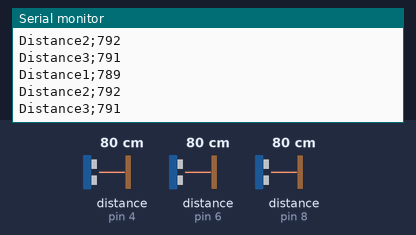
This sketch was run on a simulated Arduino Uno, built with avr-gcc and run on an emulated ATmega328P. On the bench: the last lines printed to the serial monitor. Wiring (inferred from the names in the program): 3 × ultrasonic range finder: trigger pin 3, echo pin 4 / trigger pin 5, echo pin 6 / trigger pin 7, echo pin 8. The test bench sets the inputs (shaded band); at power-on: distance to the obstacle (sensors on pin 4, pin 6, pin 8) 80 cm. The echo pulse lasts 58.3 µs per cm.

Above: at 1.3 s.
1.4 s: distance to the obstacle (sensor on pin 4) set to 2 cm
At 2.0 s:
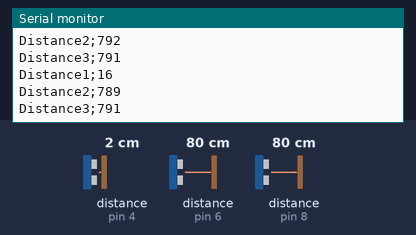
2.9 s: distance to the obstacle (sensor on pin 6) set to 2 cm
At 3.5 s:
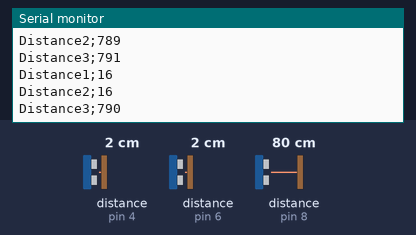
4.4 s: distance to the obstacle (sensor on pin 8) set to 2 cm
At 5.0 s:
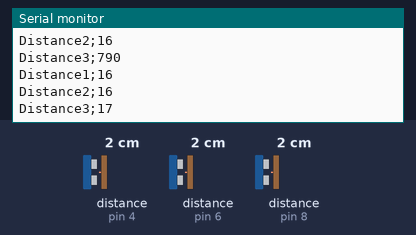
5.9 s: distance to the obstacle (sensor on pin 4) set to 4 cm
At 6.5 s:
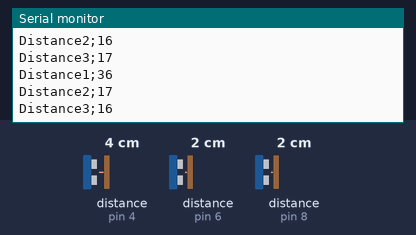
7.4 s: distance to the obstacle (sensor on pin 6) set to 4 cm
At 8.0 s:
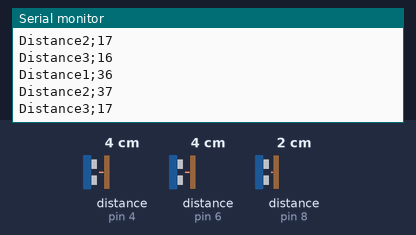
8.9 s: distance to the obstacle (sensor on pin 8) set to 4 cm
At 9.5 s:
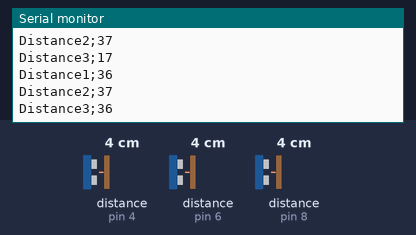
Timing chart, 0 to 11.4 s (numbered marks = the images above; inputs shaded):
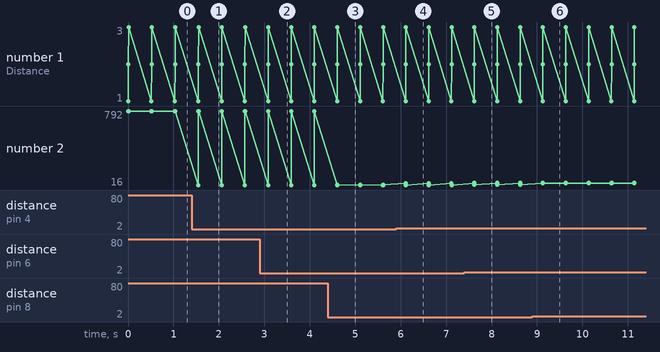

Measured:
- after the input at 1.4 s, the serial monitor: prints a new line after 0.15 s (image 1)
- after the input at 2.9 s, the serial monitor: prints a new line after 0.19 s (image 2)
- after the input at 4.4 s, the serial monitor: prints a new line after 0.21 s (image 3)
- after the input at 5.9 s, the serial monitor: prints a new line after 0.21 s (image 4)
- after the input at 7.4 s, the serial monitor: prints a new line after 0.22 s (image 5)
- after the input at 8.9 s, the serial monitor: prints a new line after 0.23 s (image 6)
- plotted number 2: 791 → 790 after the input at 2.9 s, 790 → 17 after the input at 4.4 s

The sketch:

sonar3.ino
```cpp
#define TRIG1 3  // 초음파 센서 1번 Trig 핀 번호
#define ECHO1 4  // 초음파 센서 1번 Echo 핀 번호

#define TRIG2 5  // 초음파 센서 2번 Trig 핀 번호
#define ECHO2 6  // 초음파 센서 2번 Echo 핀 번호

#define TRIG3 7  // 초음파 센서 3번 Trig 핀 번호
#define ECHO3 8  // 초음파 센서 3번 Echo 핀 번호


void setup()
{
  //put your setup code here, to run once:
  pinMode(TRIG1,OUTPUT);
  pinMode(ECHO1, INPUT);

  pinMode(TRIG2,OUTPUT);
  pinMode(ECHO2, INPUT);

  pinMode(TRIG3,OUTPUT);
  pinMode(ECHO3, INPUT);

  Serial.begin(115200); // 통신속도를 115200으로 정의함
}

long sonar1(void)  //초음파 센서 1번 측정 함수
{
  long duration1, distance1;
  digitalWrite(TRIG1, HIGH);
  delayMicroseconds(10);
  digitalWrite(TRIG1, LOW);
  duration1 = pulseIn(ECHO1, HIGH);
  distance1 = ( (float) (340*duration1)/1000)/2;
  return distance1;
}


long sonar2(void)  //초음파 센서 2번 측정 함수
{
  long duration2, distance2;
  digitalWrite(TRIG2, HIGH);
  delayMicroseconds(10);
  digitalWrite(TRIG2, LOW);
  duration2 = pulseIn(ECHO2, HIGH);
  distance2 = ( (float) (340*duration2)/1000)/2;
  return distance2;
}

long sonar3(void)  //초음파 센서 3번 측정 함수
{
  long duration3, distance3;
  digitalWrite(TRIG3, HIGH);
  delayMicroseconds(10);
  digitalWrite(TRIG3, LOW);
  duration3 = pulseIn(ECHO3, HIGH);
  distance3 = ( (float) (340*duration3)/1000)/2;
  return distance3;
}

void loop()
{
  //put your main code here, to run repeatedly:

  // Serial.print("Duration;");
  //  Serial.println(duration);
  Serial.print("Distance1;");
  Serial.println( sonar1() );

  Serial.print("Distance2;");
  Serial.println( sonar2() );

  Serial.print("Distance3;");
  Serial.println( sonar3() );


  delay(500);
}
```
